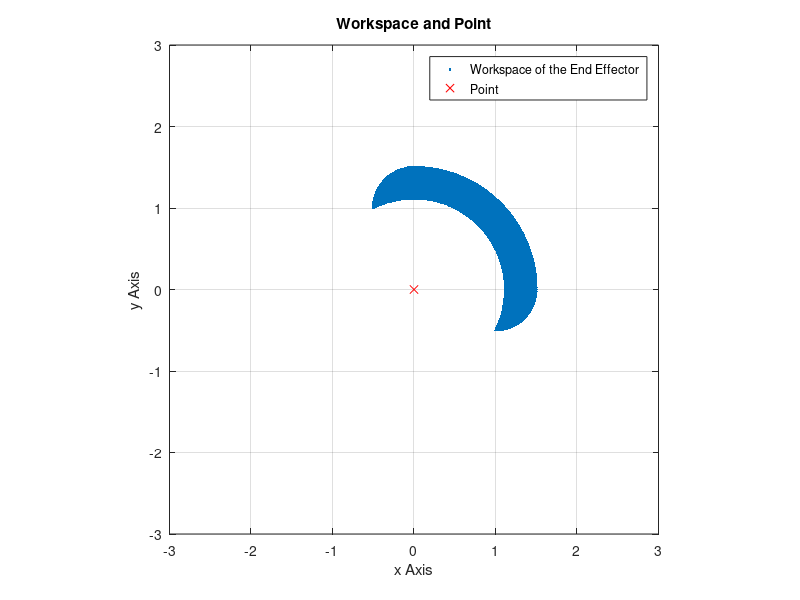

Reproduce this figure in MATLAB.

L1=1;
L2=0.5;

% Angles of the first joint (q1) and the second joint (q2), set here
% physical limitations
q1 = linspace(0, pi/2, 100);
q2 = linspace(-pi/2, pi/2, 100);

% Initialize arrays for storing workspace points
workspace_x = [];
workspace_y = [];

% Loop through all possible combinations of q1 and q2
for i = 1:length(q1)
    for j = 1:length(q2)
        % Calculate the end effector position using the forward kinematics
            x_val=L1*cos(q1(i))+L2*cos(q1(i)+q2(j));
            y_val=L1*sin(q1(i))+L2*sin(q1(i)+q2(j));
            % Store the workspace points
            workspace_x = [workspace_x, x_val];
            workspace_y = [workspace_y, y_val];
    end
end

% Define the point coordinates
point_x = 0;
point_y = 0;

% Create the plot for the workspace and the point
figure;
plot(workspace_x, workspace_y, '.', 'DisplayName', 'Workspace of the End Effector');
hold on;
plot(point_x, point_y, 'rx', 'DisplayName', 'Point'); % Red point
hold off;
xlim([-3, 3]);
ylim([-3, 3]);
axis equal;
title('Workspace and Point');
xlabel('x Axis');
ylabel('y Axis');
legend;
grid on;
